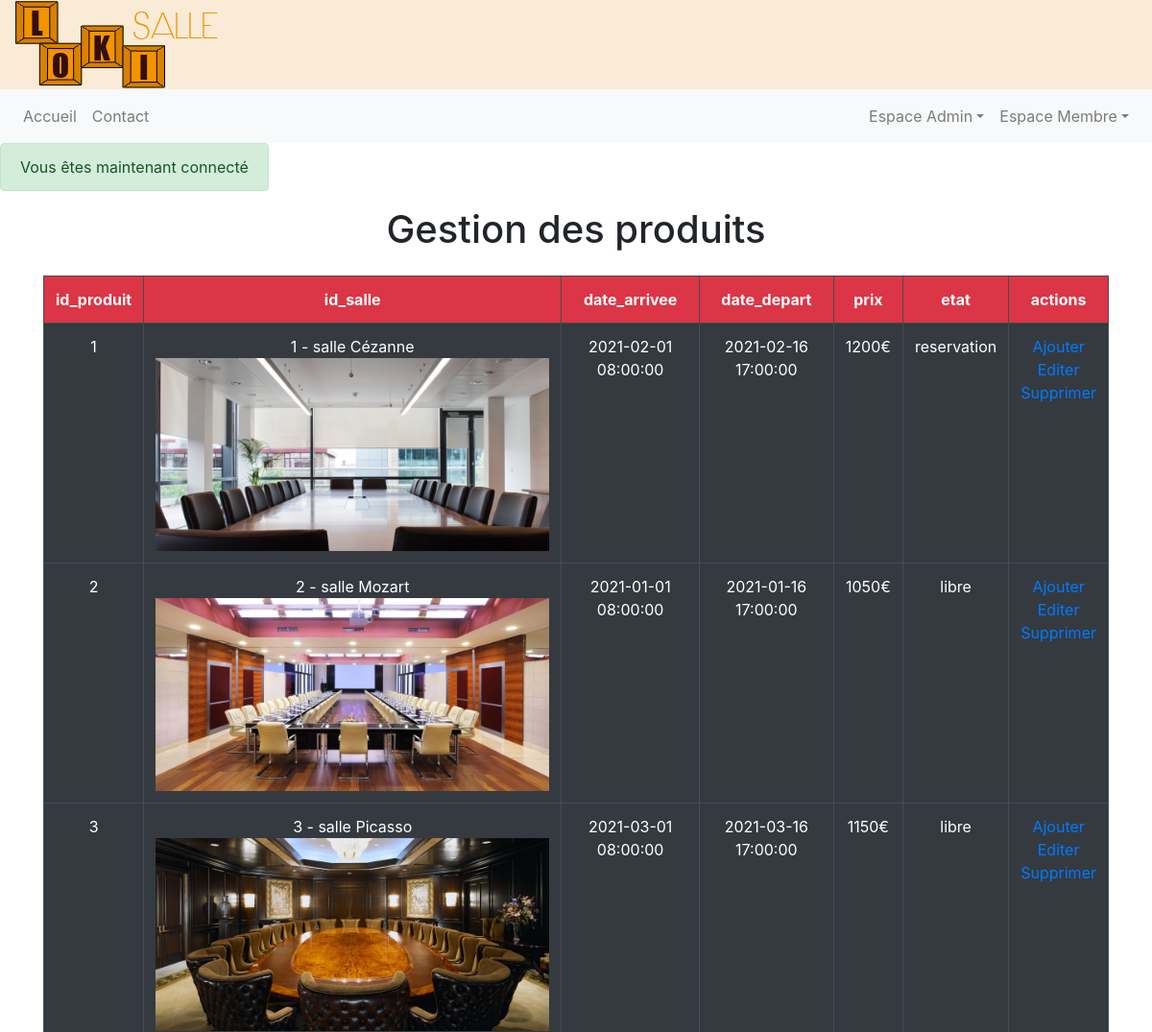
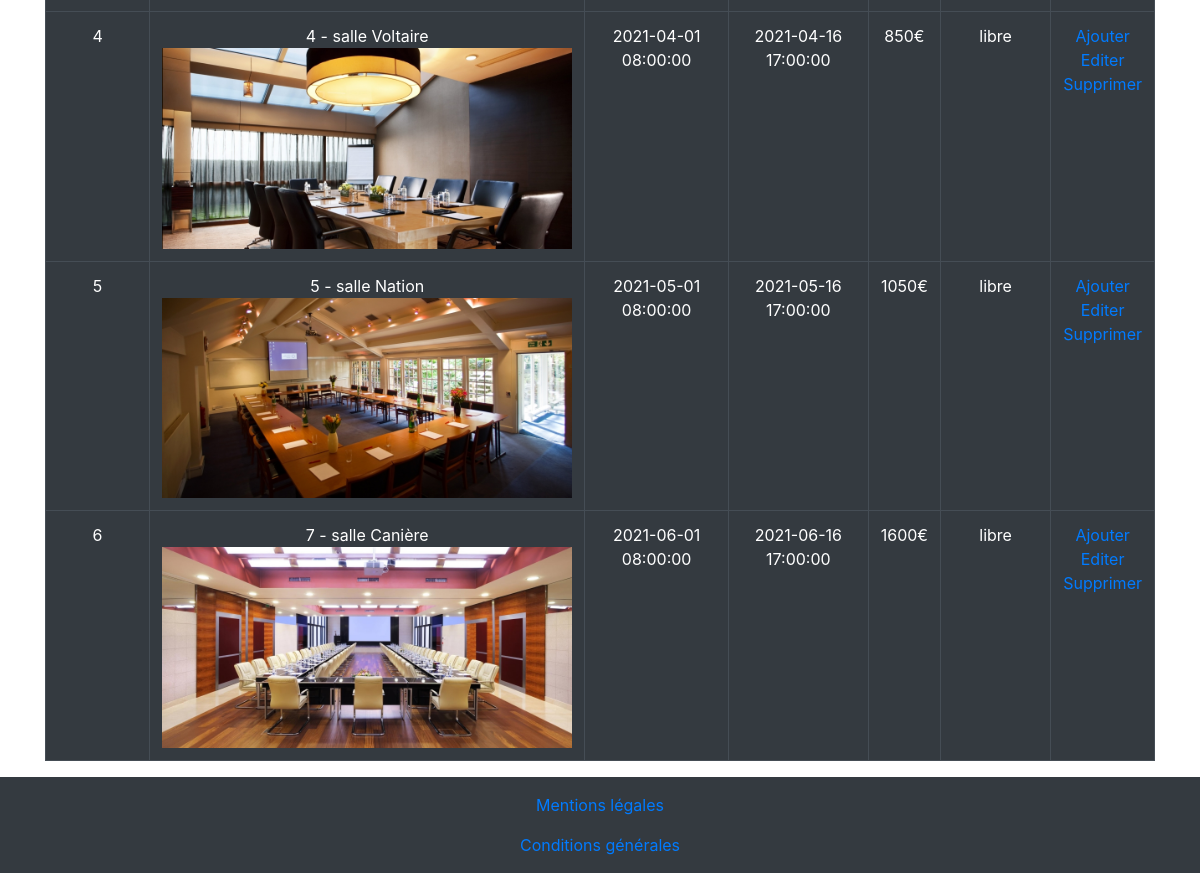
Page /productManagement.php (signed in) on the earlier database version (2 pictures, top to bottom).
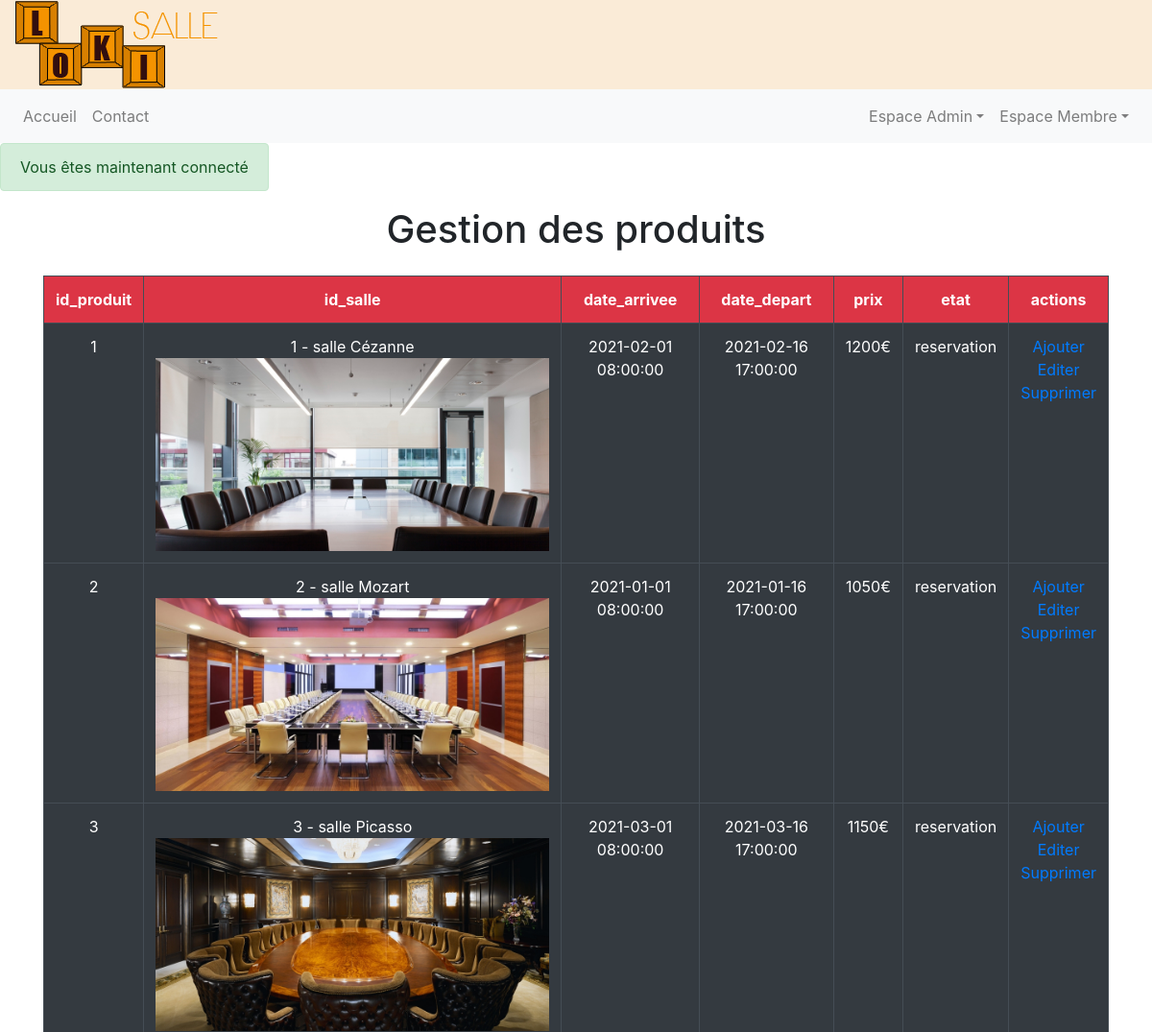
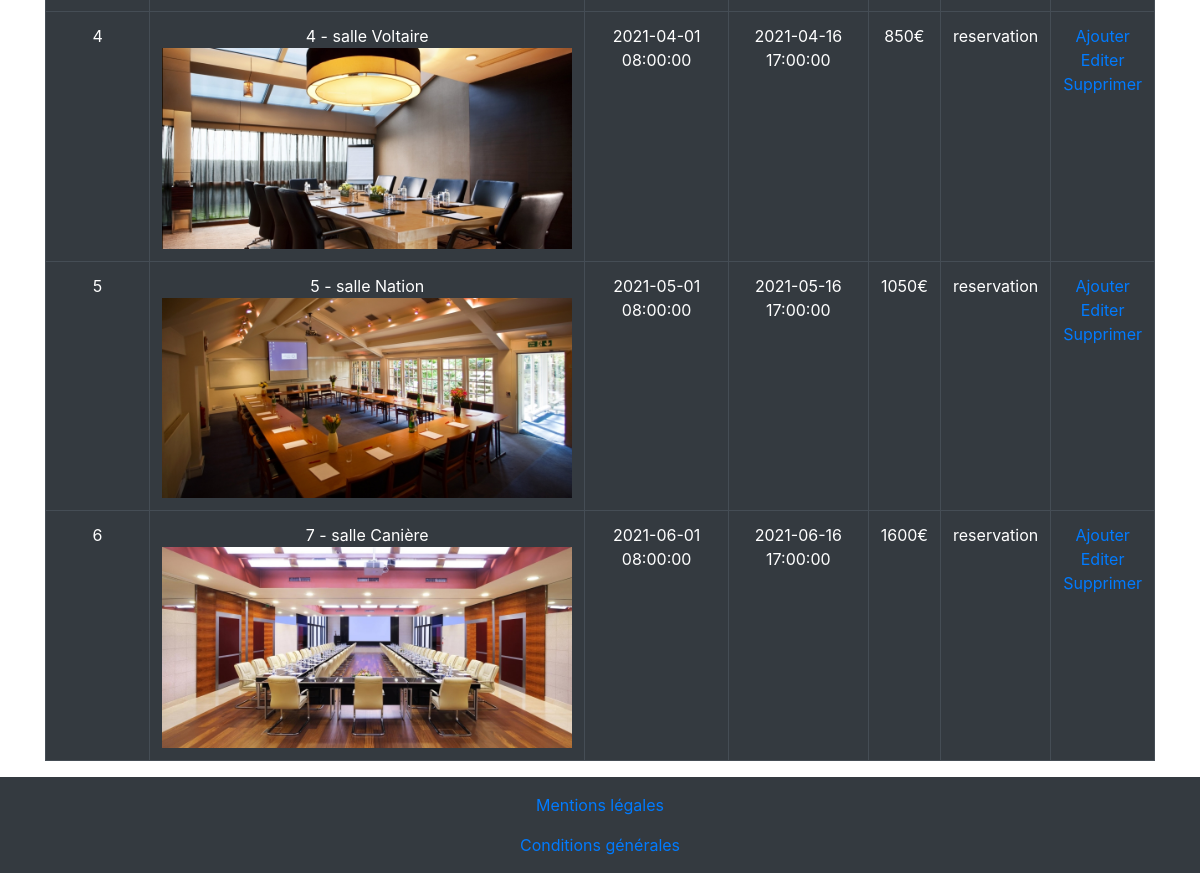
Same page on the later database version (2 pictures, top to bottom).
### tables this page shows
CREATE TABLE `produit` (
  `id_produit` int(3) NOT NULL,
  `id_salle` int(3) NOT NULL,
  `date_arrivee` datetime NOT NULL,
  `date_depart` datetime NOT NULL,
  `prix` int(3) NOT NULL,
  `etat` enum('libre','reservation') NOT NULL
);

CREATE TABLE `salle` (
  `id_salle` int(3) NOT NULL,
  `titre` varchar(200) NOT NULL,
  `description` text NOT NULL,
  `photo` varchar(200) NOT NULL,
  `pays` varchar(20) NOT NULL,
  `ville` varchar(20) NOT NULL,
  `adresse` varchar(50) NOT NULL,
  `cp` int(5) NOT NULL,
  `capacite` int(3) NOT NULL,
  `categorie` enum('réunion','bureau','formation') NOT NULL
);

### productManagement.php (the view, shortened to what this page needs)
<?php
require_once "header.php";
require_once "db_second.php";
$products = $bdd->query('SELECT produit.id_produit,
                                produit.id_salle,
                                date_arrivee,
                                date_depart,
                                prix,
                                etat,
                                salle.id_salle,
                                salle.titre,
                                salle.photo,
                                salle.pays,
                                salle.ville,
                                salle.adresse,
                                salle.cp,
                                salle.capacite,
                                salle.categorie
                         FROM produit
                         LEFT JOIN salle
                         ON produit.id_salle = salle.id_salle
                         ORDER BY produit.id_produit ASC
                         LIMIT 0,30');
?>
<div class="container">
    <h1>Gestion des produits</h1>
      <table class="table table-responsive table-dark table-bordered text-center mt-4">
         <tr class="bg-danger">
            <th scope="col">id_produit</th>
            <th scope="col">id_salle</th>
            <th scope="col">date_arrivee</th>
            <th scope="col">date_depart</th>
            <th scope="col">prix</th>
            <th scope="col">etat</th>
            <th scope="col">actions</th>
         </tr>
         <?php while($p = $products->fetch()) { ?>
            <tr>
               <td scope="col"><?= $p['id_produit'] ?></td>
               <td scope="col"><?= $p['id_salle']. ' -' . ' salle ' . $p['titre'] .'<img src="images/' . $p['photo']. '"' .  'alt="salle de reunion"' . 'class="img-fluid">' ?></td>
               <td scope="col"><?= $p['date_arrivee'] ?></td>
               <td scope="col"><?= $p['date_depart'] ?></td>
               <td scope="col"><?= $p['prix'] . '€' ?></td>
               <td scope="col"><?= $p['etat'] ?></td>
               <td scope="col">
                    <a href="productManagement.php?type=product&ajouter=<?= $p['id_produit'] ?>">Ajouter</a><br>
                    <a href="productManagement.php?type=product&editer=<?= $p['id_produit'] ?>">Editer</a><br>
                    <a href="productManagement.php?type=product&supprime=<?= $p['id_produit'] ?>">Supprimer</a>
               </td>
            </tr>
         <?php } ?>
      </table>
</div>
<?php require_once "footer.php"; ?>

### header.php (shortened to what this page needs)
<!DOCTYPE html>
<html lang="fr">
    <head>
        <link rel="stylesheet" href="https://stackpath.bootstrapcdn.com/bootstrap/4.4.1/css/bootstrap.min.css">
        <link rel="stylesheet" href="css/style.css">
        <link href="vendor/bootstrap/css/bootstrap.min.css" rel="stylesheet">
    </head>
    <body>
        <div class="container-fluid">
            <div class="row">
                <div class= "logo container-fluid mr-auto">
                    <a href="index.php">
                        <img class="img-fluid"src="images/logo_lokisalle.png" alt="logo lokisalle">
                    </a>
                </div>
                <?php
                    require_once "nav.php";
                ?>
                <?php if (isset($_SESSION['flash'])): ?>
                    <?php foreach($_SESSION['flash'] as $type => $message): ?>
                        <div class="alert alert-<?= $type; ?>">
                            <?= $message; ?>
                        </div>
                    <?php endforeach; ?>
                <?php endif; ?>
            </div>
        </div>

### nav.php (shortened to what this page needs)
<nav class="navbar navbar-expand-lg navbar-light bg-light">
  <div class="collapse navbar-collapse" id="navbarSupportedContent">
    <ul class="navbar-nav mr-auto">
      <li class="nav-item">
        <a class="nav-link" href="index.php">Accueil <span class="sr-only">(current)</span></a>
      </li>
      <li class="nav-item">
        <a class="nav-link" href="contact.php">Contact <span class="sr-only">(current)</span></a>
      </li>
    </ul>
    <ul class="form-inline my-2 my-lg-0 navbar-nav">
    <?php if (!isset($_SESSION['auth'])) : ?>
    <?php else : ?>
      <?php $user_statut = $_SESSION['auth']->statut; ?>
      <?php if ($user_statut != 1) : ?>
      <?php else : ?>
      <li class="nav-item dropdown">
          <a class="nav-link dropdown-toggle" href="#" id="navbarDropdown" role="button" data-toggle="dropdown" aria-haspopup="true" aria-expanded="false">Espace Admin</a>
        </li>
       <?php endif; ?>
    <?php endif; ?>
       <li class="nav-item dropdown">
          <a class="nav-link dropdown-toggle" href="#" id="navbarDropdown2" role="button" data-toggle="dropdown" aria-haspopup="true" aria-expanded="false">Espace Membre</a>
        </li>
    </ul>
  </div>
</nav>

### footer.php (shortened to what this page needs)
                    <ul class="py-2 my-3 bg-dark navbar-nav mx-auto text-center">
                        <li class="nav-item">
                            <a class="nav-link" href="mentionsLegales.php">Mentions légales <span class="sr-only">(current)</span></a>
                        </li>
                        <li class="nav-item">
                            <a class="nav-link" href="cgv.php">Conditions générales <span class="sr-only">(current)</span></a>
                        </li>
                    </ul>
    </body>
</html>

### css/style.css (style rules this page uses)
body { width: 100%; margin: 0; padding: 0; }
.logo { background-color: #faebd7; }
.logo > a img { margin: auto; }
nav { width: 100%; }
h1 { text-align: center; }

Differences in the rows shown:
changed produit "Mozart": etat "libre" → "reservation"
changed produit "Picasso": etat "libre" → "reservation"
changed produit "Voltaire": etat "libre" → "reservation"
changed produit "Nation": etat "libre" → "reservation"
changed produit "Canière": etat "libre" → "reservation"
